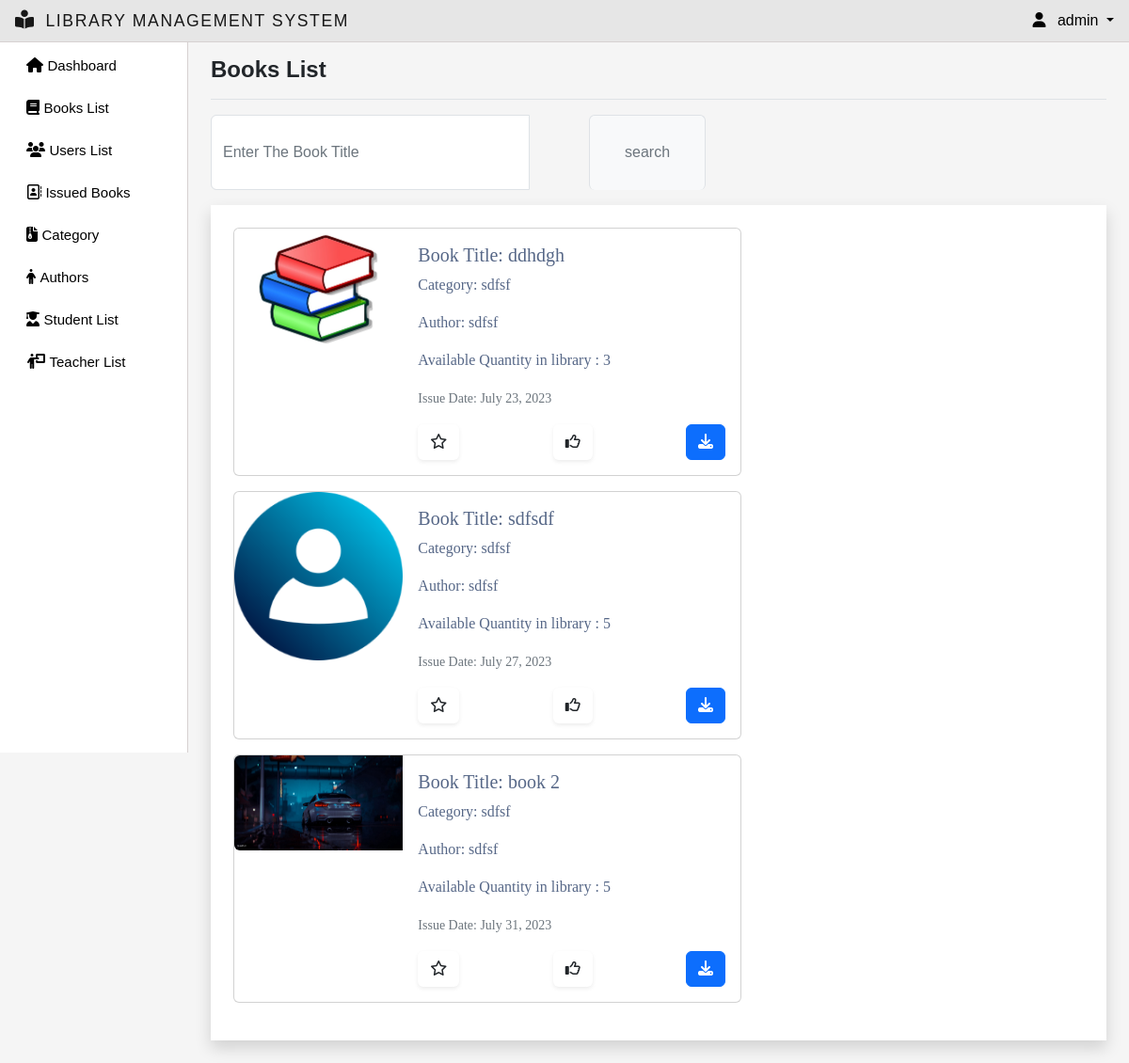
The app's page /book_list/ (signed in) with its own data.
### myapp/models.py (models this page shows, shortened)
class CustomUser(AbstractUser):
    email = models.EmailField(max_length=255, unique=True)
    username = models.CharField(max_length=50, unique=True)
    first_name = models.CharField(null=True, blank=True, max_length=100)
    father_name= models.CharField(null=True, blank=True, max_length=100)
    last_name = models.CharField(null=True, blank=True, max_length=100)
    phone_number = models.CharField(null=True,blank=True, max_length=20)
    user_id = models.CharField(max_length=50,null=True,blank=True)
    group = models.ForeignKey(Group, on_delete=models.CASCADE, default=2)
    gender = models.CharField(max_length=1,choices=GENDER_CHOICES,null=True,blank=True)
    USERNAME_FIELD = 'email'
    EMAIL_FIELD = 'email'
    REQUIRED_FIELDS = []
    objects = CutomUserManager()

class Books(models.Model):
    isbn_number = models.CharField(max_length=20,null=True,blank=True)
    title = models.CharField(max_length=20)
    category = models.ForeignKey(Category, on_delete=models.CASCADE)
    author = models.ForeignKey(Author, on_delete=models.CASCADE)
    available_quantity = models.IntegerField(default=0)
    cover_photo = models.ImageField(
        upload_to='images/', null=True, blank=True,  default='images/default.jpg')
    issue_date = models.DateField(auto_now_add=True)
    file = models.FileField(upload_to="files/", null=True, blank=True)
    class Meta:
        ordering = ['issue_date']

class Category(models.Model):
    name = models.CharField(max_length=200)
    status = models.BooleanField(default=True)
    def __str__(self):
        return self.name

class Author(models.Model):
    name = models.CharField(max_length=100,null=True, blank=True)
    def __str__(self):
        return self.name

### myapp/views.py (the view)
# urls.py: path('book_list/', views.booklisttostudnet,name='book-list'),
def booklisttostudnet(request):
    books, search_book = searchbooks(request)
    custom_range,  books = paginateBooks(request, books, 5)
    for book in books:
        record = StudentBook.objects.filter(user_id=request.user,book_id=book).first()
        if not record:
            book.is_liked = False
            book.is_favourite = False
        else:
            book.is_liked = record.is_liked
            book.is_favourite = record.is_favourite
    context ={"books":books,'search_book':search_book,'custom_range':custom_range}
    return render(request, 'book_list_to_student.html',context)

### myapp/utils.py (called while the page is built)
def paginateBooks(request, book, results):
    page = request.GET.get('page')
    paginator = Paginator(book, results)
    try:
        book = paginator.page(page)
    except PageNotAnInteger:
        page = 1
        book = paginator.page(page)
    except EmptyPage:
        page = paginator.num_pages
        book = paginator.page(page)
    leftIndex = (int(page) - 4)
    if leftIndex < 1:
        leftIndex = 1
    rightIndex = (int(page) + 5)
    if rightIndex > paginator.num_pages:
        rightIndex = paginator.num_pages + 1
    custom_range = range(leftIndex, rightIndex)
    return custom_range, book

def searchbooks(request):
    search_book = ''
    if request.GET.get('search_book'):
        search_book = request.GET.get('search_book')
    book = Books.objects.filter(Q(title__icontains=search_book)
                                )
    return book, search_book

### myapp/templates/book_list_to_student.html (shortened to what this page needs)
{% extends 'main.html' %}
{% block title %}Books List{% endblock title %}
{% block content %}
<div class="search-customization">
	<div class="mb-3 w-50">
	  <form id="searchForm" action="{% url 'books-management' %}" method="GET">
		<div class="input-group">
		  <input
			class="form-control border"
			type="search"
			placeholder="Enter The Book Title"
			id="example-search-input"
			name="search_book"
			value="{{search_book}}"
		  />
		  <span class="input-group-append">
			<input
			  class="btn btn-outline-secondary bg-light border-bottom-0 border "
			  type="submit"
			  value="search"
			/>
		  </span>
		</div>
	  </form>
	</div>
</div>
<div class="p-4 shadow bg-white ">
	{% for book in books %}
	<div class="card mb-3" style="max-width: 540px;">
		<div class="row g-0">
			<div class="col-md-4">
				{% if book.cover_photo %}
				<img src="{{ book.cover_photo.url }}" class="img-fluid rounded-start" alt="">
				{% endif %}
			</div>
			<div class="col-md-8">
				<div class="card-body">
					<h5 class="card-title" id="bookTitle{{book.id}}">Book Title: {{book.title}}</h5>
					<p class="card-text">Category: {{book.category}}</p>
					<p class="card-text">Author: {{book.author}}</p>
					<p class="card-text">Available Quantity in library : {{book.available_quantity}}</p>
					<p class="card-text"><small class="text-muted">Issue Date: {{book.issue_date}}</small></p>
						<div class="d-flex justify-content-between">
								{% if book.is_favourite %}
									<a href="{% url 'favourite' book_id=book.id favourite=0 %}" class="btn btn-default shadow-sm">
										<i class="fa-solid fa-star text-warning"></i>
									</a>
								{% else %}
								<a href="{% url 'favourite' book_id=book.id favourite=1 %}" class="btn btn-default shadow-sm">
								<i class="fa-regular fa-star"></i>
								</a>
								{% endif %}
								{% if book.is_liked %}
									<a href="{% url 'like' book_id=book.id like=0 %}" class="btn btn-default shadow-sm">
										<i class="fa-solid fa-thumbs-up text-primary"></i>
									</a>
								{% else %}
									<a href="{% url 'like' book_id=book.id like=1 %}"class="btn btn-default shadow-sm">
										<i class="fa-regular fa-thumbs-up"></i>
									</a>
								{% endif %}
								{% if book.file != null and book.file != "" %}
									<a href="{{ book.file.url }}" class="btn btn-primary text-white">
										<i class="fa-solid fa-download"></i>
									</a>
								{% endif %}
						</div>
				</div>
			</div>
		</div>
	</div>
{% endfor %}
</div>
<br>
{% endblock content %}

### templates/navbar.html (shortened to what this page needs)
<nav class="navbar navbar-expand-lg backgroundcolor fixed-top px-3 py-1 justify-content-between">
  <a class="navbar-brand" href="{% url 'admin-page' %}">
    <i class="fa-solid fa-book-open-reader navbar-icon "></i>
    <span class="ms-2">LIBRARY MANAGEMENT SYSTEM</span>
  </a>
  <div class="dropdown">
    <a class="dropdown-toggle user-menu-item" data-bs-toggle="dropdown" aria-expanded="false">
      <i class="fa-solid fa-user me-2"></i>
      {{request.user.username}}
    </a>
  </div>
</nav>

### static/css/main.css (style rules this page uses)
body { color: #566787; background: #f5f5f5; font-family: 'Varela Round', sans-serif; }
.text-white { color:#fff !important; }
body { overflow-y:scroll; }
.navbar-icon { margin-top: -9px !important; font-size: 20px !important; }

### static/css/style.css (style rules this page uses)
:root { --offconvas-width: 270px; --topNavbarHeight: 56px; }
.backgroundcolor { background-color: #e6e6e6; border-bottom:1px solid #d6d1d1; }
@media screen and (min-width: 1200px) { .ms-2 { font-size: 1.1rem !important; letter-spacing: 0.1rem; } }
@media (min-width : 920px) { .navbar-brand { font-size: 0.9rem !important; } }
@media (min-width : 390px) { .navbar-brand { font-size: 1rem !important ; } }
.user-menu-item { color:#000000; text-decoration:none; cursor: pointer; }
.search-customization { display: flex; justify-content: space-between; }
.card { font-family:auto; }
.bg-light { height: 10vh; display: flex; justify-content: center; flex-direction: column; align-items: center; width: 90%; margin-left: 4rem; }

### records on screen
CustomUser: user.username "admin"
Books: cover_photo (placeholder picture), title "ddhdgh", category "sdfsf", author "sdfsf", available_quantity "3", issue_date "July 23, 2023"
Books: cover_photo (picture), title "sdfsdf", category "sdfsf", author "sdfsf", available_quantity "5", issue_date "July 27, 2023"
Books: cover_photo (picture), title "book 2", category "sdfsf", author "sdfsf", available_quantity "5", issue_date "July 31, 2023"
